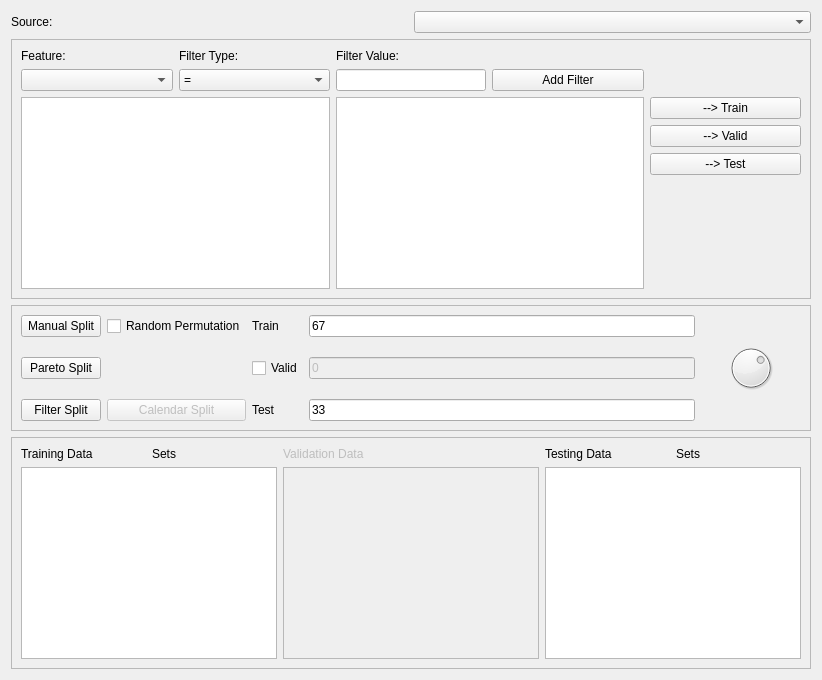
          <widget class="QWidget" name="tab_22">
           <property name="enabled">
            <bool>true</bool>
           </property>
           <attribute name="title">
            <string>Data Choice + Splitting</string>
           </attribute>
           <layout class="QGridLayout" name="gridLayout_15">
            <item row="0" column="2">
             <widget class="QComboBox" name="comboBox_SourceSplit"/>
            </item>
            <item row="0" column="1">
             <widget class="QLabel" name="label_28">
              <property name="text">
               <string>Source:</string>
              </property>
             </widget>
            </item>
            <item row="4" column="1" colspan="2">
             <widget class="QFrame" name="frame">
              <property name="frameShape">
               <enum>QFrame::StyledPanel</enum>
              </property>
              <property name="frameShadow">
               <enum>QFrame::Raised</enum>
              </property>
              <layout class="QGridLayout" name="gridLayout_24">
               <item row="2" column="3" colspan="2">
                <widget class="QListWidget" name="listWidget_testingdata">
                 <property name="dragDropMode">
                  <enum>QAbstractItemView::DropOnly</enum>
                 </property>
                </widget>
               </item>
               <item row="0" column="3">
                <widget class="QLabel" name="label_29">
                 <property name="text">
                  <string>Testing Data</string>
                 </property>
                </widget>
               </item>
               <item row="0" column="4">
                <widget class="QLabel" name="label_testingdata">
                 <property name="text">
                  <string>Sets</string>
                 </property>
                </widget>
               </item>
               <item row="0" column="0">
                <widget class="QLabel" name="label_27">
                 <property name="text">
                  <string>Training Data</string>
                 </property>
                </widget>
               </item>
               <item row="2" column="0" colspan="2">
                <widget class="QListWidget" name="listWidget_trainingdata">
                 <property name="dragDropMode">
                  <enum>QAbstractItemView::DropOnly</enum>
                 </property>
                </widget>
               </item>
               <item row="0" column="1">
                <widget class="QLabel" name="label_trainingdata">
                 <property name="text">
                  <string>Sets</string>
                 </property>
                </widget>
               </item>
               <item row="0" column="2">
                <widget class="QLabel" name="label_ValidData">
                 <property name="enabled">
                  <bool>false</bool>
                 </property>
                 <property name="text">
                  <string>Validation Data</string>
                 </property>
                </widget>
               </item>
               <item row="2" column="2">
                <widget class="QListWidget" name="listWidget_ValidData">
                 <property name="enabled">
                  <bool>false</bool>
                 </property>
                 <property name="dragDropMode">
                  <enum>QAbstractItemView::DropOnly</enum>
                 </property>
                </widget>
               </item>
              </layout>
             </widget>
            </item>
            <item row="2" column="1" colspan="2">
             <widget class="QFrame" name="frame_14">
              <property name="frameShape">
               <enum>QFrame::StyledPanel</enum>
              </property>
              <property name="frameShadow">
               <enum>QFrame::Raised</enum>
              </property>
              <layout class="QGridLayout" name="gridLayout_31">
               <item row="1" column="1">
                <widget class="QComboBox" name="comboBox_FilterType">
                 <item>
                  <property name="text">
                   <string>=</string>
                  </property>
                 </item>
                 <item>
                  <property name="text">
                   <string>&lt;</string>
                  </property>
                 </item>
                 <item>
                  <property name="text">
                   <string>&gt;</string>
                  </property>
                 </item>
                 <item>
                  <property name="text">
                   <string>&lt;=</string>
                  </property>
                 </item>
                 <item>
                  <property name="text">
                   <string>&gt;=</string>
                  </property>
                 </item>
                </widget>
               </item>
               <item row="0" column="1">
                <widget class="QLabel" name="label_17">
                 <property name="text">
                  <string>Filter Type:</string>
                 </property>
                </widget>
               </item>
               <item row="0" column="0">
                <widget class="QLabel" name="label_16">
                 <property name="text">
                  <string>Feature:</string>
                 </property>
                </widget>
               </item>
               <item row="4" column="3" rowspan="4" colspan="2">
                <widget class="QListWidget" name="listWidget_Filter2"/>
               </item>
               <item row="6" column="5">
                <widget class="QPushButton" name="pushButton_addTest">
                 <property name="text">
                  <string>--&gt; Test</string>
                 </property>
                </widget>
               </item>
               <item row="4" column="5">
                <widget class="QPushButton" name="pushButton_addTrain">
                 <property name="text">
                  <string>--&gt; Train</string>
                 </property>
                </widget>
               </item>
               <item row="1" column="0">
                <widget class="QComboBox" name="comboBox_SplitFeatures"/>
               </item>
               <item row="5" column="5">
                <widget class="QPushButton" name="pushButton_addValid">
                 <property name="text">
                  <string>--&gt; Valid</string>
                 </property>
                </widget>
               </item>
               <item row="1" column="4">
                <widget class="QPushButton" name="pushButton_AddFilter">
                 <property name="text">
                  <string>Add Filter</string>
                 </property>
                </widget>
               </item>
               <item row="1" column="3">
                <widget class="QLineEdit" name="lineEdit_FilterValue">
                 <property name="maximumSize">
                  <size>
                   <width>150</width>
                   <height>16777215</height>
                  </size>
                 </property>
                </widget>
               </item>
               <item row="0" column="3">
                <widget class="QLabel" name="label_25">
                 <property name="text">
                  <string>Filter Value:</string>
                 </property>
                </widget>
               </item>
               <item row="4" column="0" rowspan="4" colspan="2">
                <widget class="QListWidget" name="listWidget_Filter">
                 <property name="selectionMode">
                  <enum>QAbstractItemView::MultiSelection</enum>
                 </property>
                </widget>
               </item>
              </layout>
             </widget>
            </item>
            <item row="3" column="1" colspan="2">
             <widget class="QFrame" name="frame_7">
              <property name="frameShape">
               <enum>QFrame::StyledPanel</enum>
              </property>
              <property name="frameShadow">
               <enum>QFrame::Raised</enum>
              </property>
              <layout class="QGridLayout" name="gridLayout_8">
               <item row="17" column="6">
                <widget class="QLineEdit" name="lineEdit_Test">
                 <property name="text">
                  <string>33</string>
                 </property>
                </widget>
               </item>
               <item row="3" column="3">
                <widget class="QCheckBox" name="checkBox_MixSplit">
                 <property name="text">
                  <string>Random Permutation</string>
                 </property>
                </widget>
               </item>
               <item row="15" column="1">
                <widget class="QPushButton" name="pushButton_Pareto">
                 <property name="text">
                  <string>Pareto Split</string>
                 </property>
                </widget>
               </item>
               <item row="3" column="4">
                <widget class="QLabel" name="label_8">
                 <property name="text">
                  <string>Train</string>
                 </property>
                </widget>
               </item>
               <item row="3" column="6">
                <widget class="QLineEdit" name="lineEdit_Train">
                 <property name="autoFillBackground">
                  <bool>false</bool>
                 </property>
                 <property name="text">
                  <string>67</string>
                 </property>
                </widget>
               </item>
               <item row="17" column="3">
                <widget class="QPushButton" name="ButtonPrepData_8">
                 <property name="enabled">
                  <bool>false</bool>
                 </property>
                 <property name="text">
                  <string>Calendar Split</string>
                 </property>
                </widget>
               </item>
               <item row="17" column="1">
                <widget class="QPushButton" name="pushButton_Filter">
                 <property name="text">
                  <string>Filter Split</string>
                 </property>
                </widget>
               </item>
               <item row="15" column="6">
                <widget class="QLineEdit" name="lineEdit_Valid">
                 <property name="enabled">
                  <bool>false</bool>
                 </property>
                 <property name="autoFillBackground">
                  <bool>false</bool>
                 </property>
                 <property name="text">
                  <string>0</string>
                 </property>
                </widget>
               </item>
               <item row="17" column="4">
                <widget class="QLabel" name="label_10">
                 <property name="text">
                  <string>Test</string>
                 </property>
                </widget>
               </item>
               <item row="15" column="4">
                <widget class="QCheckBox" name="checkBox_ValidData">
                 <property name="text">
                  <string>Valid</string>
                 </property>
                </widget>
               </item>
               <item row="3" column="1">
                <widget class="QPushButton" name="pushButton_ManualSplit">
                 <property name="text">
                  <string>Manual Split</string>
                 </property>
                </widget>
               </item>
               <item row="15" column="7">
                <widget class="QDial" name="dialDataset">
                 <property name="maximumSize">
                  <size>
                   <width>16777215</width>
                   <height>50</height>
                  </size>
                 </property>
                 <property name="minimum">
                  <number>1</number>
                 </property>
                 <property name="maximum">
                  <number>100</number>
                 </property>
                 <property name="value">
                  <number>67</number>
                 </property>
                </widget>
               </item>
              </layout>
             </widget>
            </item>
           </layout>
          </widget>
